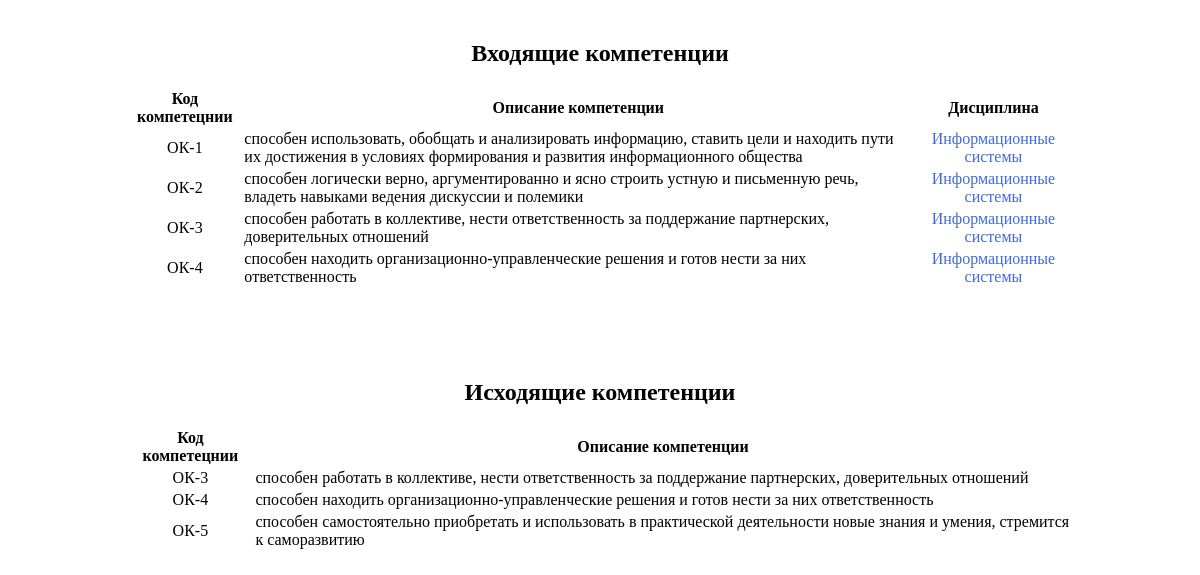
/oop/prikladnaya-informatika/avtomatizirovannye-i/, run on the app's committed database.
### course/models.py (models this page shows, shortened)
class Competence(models.Model):
    cod = models.CharField(max_length=6)
    about = models.TextField()
    tr = models.ForeignKey(TrainingPrograms)
    course = models.ManyToManyField(Course)

class Course(models.Model):
    name = models.CharField(max_length=200,
                            db_index=True)
    about = models.TextField(blank=True)
    tr = models.ForeignKey(TrainingPrograms)
    slug = models.SlugField(max_length=40)
    def __str__(self):
        return self.name

### course/views.py (the view)
# urls.py: url(r'^(?P<slug>[-\w]+)/(?P<slug_c>[-\w]+)/$', views.course_detail, name='course_detail'),
def course_detail(request, slug, slug_c):
    course = Course.objects.get(slug=slug_c)
    comp_list = Competence.objects.filter(tr__slug=slug)\
                                  .filter(course__slug=slug_c)
    pred_list = PredCourse.objects.all().filter(cours__slug=slug_c)
    try:
        pred_list = pred_list[0].prcours.all()
    except ObjectDoesNotExist:
        pred_list = []
    except IndexError:
        pred_list = []
    predcomp_list = {}
    for pred in pred_list:
        predcomp_list[pred] = Competence.objects.filter(tr__slug=slug)\
            .filter(course__slug=pred.slug)
    return render(request,
                  "course/list/course_detail.html",
                  {'comp_list': comp_list,
                   'course': course,
                   'predcomp_list': predcomp_list})

### course/templates/course/list/course_detail.html (shortened to what this page needs)
{% extends "university/base.html" %}
{% load static %}
{% block content %}
  {% if predcomp_list %}
    <table class="enter_comp">
      <caption><h2>Входящие компетенции</h2></caption>
      <tr class="hide">
        <th>Код компетецнии</th>
        <th>Описание компетенции</th>
        <th>Дисциплина</th>
      </tr>
      {% for pred , comp_list in predcomp_list.items %}
        {% for comp in comp_list %}
          <tr>
            <td>{{ comp.cod }}</td>
            <td class="opis">{{ comp.about }}</td>
            <td>
              <a href="{% url 'course:course_detail' pred.tr.slug pred.slug %}">
                {{ pred }}
              </a>
            </td>
          </tr>
        {% endfor %}
      {% endfor %}
    </table>
  {% else %}
    <h2>Входящих компетенций нет</h2>
  {% endif %}
  {% if comp_list %}
  <table class="exit_comp">
  <caption><h2>Исходящие компетенции</h2></caption>
    <tr class="hide">
      <th>Код компетецнии</th>
      <th>Описание компетенции</th>
    </tr>
    {% for comp in comp_list %}
    <tr>
      <td>{{ comp.cod }}</td>
      <td class="opis">{{ comp.about }}</td>
    </tr>
    {% endfor %}
  </table>
  {% else %}
    <h2>Исходящих компетенций нет</h2>
  {% endif %}
{% endblock %}

### university/static/css/base.css (style rules this page uses)
a { text-decoration: none; color: royalblue; }
h2 { text-align: center; }
.hide th { text-align: center; }
table td { text-align: center }
.opis { text-align: left; }
.enter_comp { margin: 20px 10% 70px 10%; }
.exit_comp { margin: 10px 10% }

### data on the page
Course: name "Информационные системы"
Competence: cod "ОК-1", about "способен использовать, обобщать и анализировать информацию, ставить цели и находить пути их достижения в условиях формирования и развития информационного общества"
Competence: cod "ОК-2", about "способен логически верно, аргументированно и ясно строить устную и письменную речь, владеть навыками ведения дискуссии и полемики"
Competence: cod "ОК-3", about "способен работать в коллективе, нести ответственность за поддержание партнерских, доверительных отношений"
Competence: cod "ОК-4", about "способен находить организационно-управленческие решения и готов нести за них ответственность"
Competence: cod "ОК-5", about "способен самостоятельно приобретать и использовать в практической деятельности новые знания и умения, стремится к саморазвитию"
